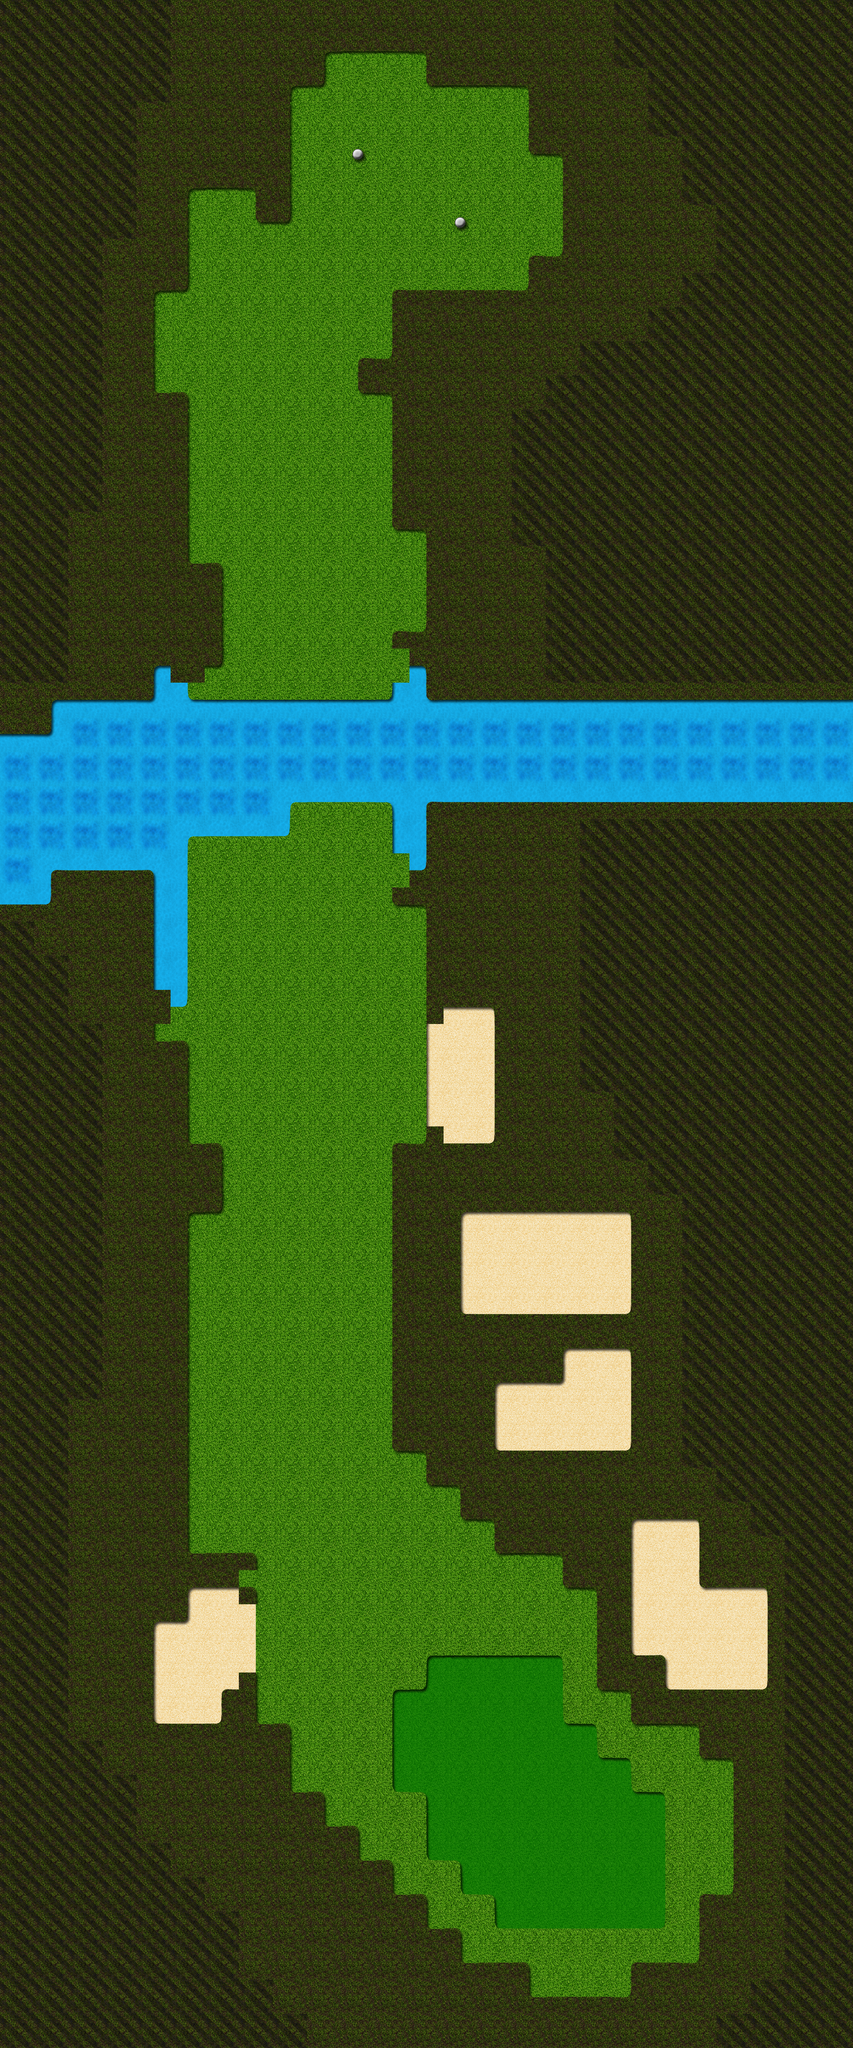

Rendered tile map (Tiled .tmx) drawn with the repository's tilesets; below, a short description and the map source with its tile grids summarised:
An orthogonal 25x60 tile map with 64x64 px tiles, 1 tile layer (Tile Layer 1), 2 tilesets and 97 objects (Hole, Tee).

<map version="1.0" orientation="orthogonal" width="25" height="60" tilewidth="64" tileheight="64">
 <tileset firstgid="1" name="Golf" tilewidth="64" tileheight="64">
  <image source="tilemap.png" width="1024" height="1024" />
  <terraintypes>
   <terrain name="Rough" tile="0" />
   <terrain name="Fairway" tile="1" />
   <terrain name="Green" tile="16" />
   <terrain name="Bunker" tile="17" />
   <terrain name="Water" tile="19" />
  </terraintypes>
  <tile id="0" terrain="0,0,0,0" />
  <tile id="1" terrain="1,1,1,1" />
  <tile id="4" terrain="1,2,1,2" />
  <tile id="5" terrain="2,1,2,1" />
  <tile id="6" terrain="1,1,1,2" />
  <tile id="7" terrain="1,1,2,1" />
  <tile id="16" terrain="2,2,2,2" />
  <tile id="17" terrain="3,3,3,3" />
  <tile id="19" terrain="4,4,4,4" />
  <tile id="20" terrain="2,2,1,1" />
  <tile id="21" terrain="1,1,2,2" />
  <tile id="22" terrain="1,2,1,1" />
  <tile id="23" terrain="2,1,1,1" />
  <tile id="32" terrain="1,1,1,3" />
  <tile id="33" terrain="1,1,3,1" />
  <tile id="34" terrain="3,3,3,1" />
  <tile id="35" terrain="3,3,1,3" />
  <tile id="44" terrain="1,3,1,3" />
  <tile id="45" terrain="3,1,3,1" />
  <tile id="46" terrain="1,1,1,4" />
  <tile id="47" terrain="1,1,4,1" />
  <tile id="48" terrain="1,3,1,1" />
  <tile id="49" terrain="3,1,1,1" />
  <tile id="50" terrain="3,1,3,3" />
  <tile id="51" terrain="1,3,3,3" />
  <tile id="60" terrain="3,3,1,1" />
  <tile id="61" terrain="1,1,3,3" />
  <tile id="62" terrain="1,4,1,1" />
  <tile id="63" terrain="4,1,1,1" />
  <tile id="64" terrain="4,4,4,1" />
  <tile id="65" terrain="4,4,1,4" />
  <tile id="74" terrain="1,4,1,4" />
  <tile id="75" terrain="4,1,4,1" />
  <tile id="76" terrain="0,0,0,1" />
  <tile id="77" terrain="0,0,1,0" />
  <tile id="78" terrain="1,1,1,0" />
  <tile id="79" terrain="1,1,0,1" />
  <tile id="80" terrain="4,1,4,4" />
  <tile id="81" terrain="1,4,4,4" />
  <tile id="90" terrain="4,4,1,1" />
  <tile id="91" terrain="1,1,4,4" />
  <tile id="92" terrain="0,1,0,0" />
  <tile id="93" terrain="1,0,0,0" />
  <tile id="94" terrain="1,0,1,1" />
  <tile id="95" terrain="0,1,1,1" />
  <tile id="104" terrain="0,1,0,1" />
  <tile id="105" terrain="1,0,1,0" />
  <tile id="106" terrain="3,3,3,0" />
  <tile id="107" terrain="3,3,0,3" />
  <tile id="108" terrain="0,0,0,3" />
  <tile id="109" terrain="0,0,3,0" />
  <tile id="120" terrain="1,1,0,0" />
  <tile id="121" terrain="0,0,1,1" />
  <tile id="122" terrain="3,0,3,3" />
  <tile id="123" terrain="0,3,3,3" />
  <tile id="124" terrain="0,3,0,0" />
  <tile id="125" terrain="3,0,0,0" />
  <tile id="134" terrain="0,3,0,3" />
  <tile id="135" terrain="3,0,3,0" />
  <tile id="136" terrain="0,0,0,4" />
  <tile id="137" terrain="0,0,4,0" />
  <tile id="138" terrain="4,4,4,0" />
  <tile id="139" terrain="4,4,0,4" />
  <tile id="150" terrain="3,3,0,0" />
  <tile id="151" terrain="0,0,3,3" />
  <tile id="152" terrain="0,4,0,0" />
  <tile id="153" terrain="4,0,0,0" />
  <tile id="154" terrain="4,0,4,4" />
  <tile id="155" terrain="0,4,4,4" />
  <tile id="164" terrain="0,4,0,4" />
  <tile id="165" terrain="4,0,4,0" />
  <tile id="166" terrain="2,2,2,1" />
  <tile id="167" terrain="2,2,1,2" />
  <tile id="180" terrain="4,4,0,0" />
  <tile id="181" terrain="0,0,4,4" />
  <tile id="182" terrain="2,1,2,2" />
  <tile id="183" terrain="1,2,2,2" />
 </tileset>
 <tileset firstgid="257" name="Trees" tilewidth="256" tileheight="256">
  <image source="tree_tiles.png" width="512" height="512" />
 </tileset>
 <layer name="Tile Layer 1" width="25" height="60">
  <data>[1500 cells, 1500 non-empty, 64 distinct tile ids]</data>
 </layer>
 <objectgroup name="Object Layer 1" width="25" height="60">
  <object name="Hole" x="1022" y="3455">
   <ellipse />
  </object>
  <object name="Tee" x="762" y="354">
   <ellipse />
  </object>
 </objectgroup>
 <objectgroup name="Object Layer 2" width="25" height="60">
  <object gid="257" x="98" y="3014" />
  <object gid="257" x="20" y="2656" />
  <object gid="257" x="110" y="2460" />
  <object gid="257" x="-6" y="2078" />
  <object gid="257" x="1010" y="1734" />
  <object gid="257" x="930" y="1934" />
  <object gid="257" x="1010" y="2128" />
  <object gid="257" x="1254" y="2086" />
  <object gid="257" x="1284" y="1796" />
  <object gid="257" x="1224" y="2420" />
  <object gid="257" x="1370" y="2554" />
  <object gid="257" x="1286" y="2846" />
  <object gid="257" x="1388" y="3590" />
  <object gid="257" x="1356" y="3946" />
  <object gid="257" x="678" y="3896" />
  <object gid="257" x="346" y="3728" />
  <object gid="257" x="228" y="3500" />
  <object gid="257" x="908" y="1254" />
  <object gid="257" x="826" y="934" />
  <object gid="257" x="1130" y="822" />
  <object gid="257" x="1256" y="794" />
  <object gid="257" x="1170" y="1198" />
  <object gid="257" x="1390" y="1060" />
  <object gid="257" x="1274" y="482" />
  <object gid="257" x="1194" y="296" />
  <object gid="257" x="154" y="200" />
  <object gid="257" x="12" y="494" />
  <object gid="257" x="64" y="792" />
  <object gid="257" x="-18" y="1044" />
  <object gid="257" x="-42" y="1302" />
  <object gid="258" x="60" y="1202" />
  <object gid="258" x="-22" y="882" />
  <object gid="258" x="96" y="338" />
  <object gid="258" x="1364" y="260" />
  <object gid="258" x="1284" y="644" />
  <object gid="258" x="1380" y="852" />
  <object gid="258" x="1106" y="1058" />
  <object gid="258" x="1072" y="1288" />
  <object gid="258" x="1372" y="1294" />
  <object gid="258" x="1126" y="1906" />
  <object gid="258" x="1360" y="2062" />
  <object gid="258" x="1338" y="2316" />
  <object gid="258" x="1126" y="2292" />
  <object gid="258" x="1176" y="2678" />
  <object gid="258" x="1386" y="3092" />
  <object gid="258" x="1430" y="3422" />
  <object gid="258" x="242" y="3894" />
  <object gid="258" x="6" y="3694" />
  <object gid="258" x="-34" y="3294" />
  <object gid="258" x="-2" y="2878" />
  <object gid="258" x="-2" y="2472" />
  <object gid="258" x="48" y="1970" />
  <object gid="259" x="986" y="996" />
  <object gid="259" x="1258" y="1114" />
  <object gid="259" x="1410" y="524" />
  <object gid="259" x="1268" y="160" />
  <object gid="259" x="-6" y="192" />
  <object gid="259" x="20" y="644" />
  <object gid="259" x="1282" y="1922" />
  <object gid="259" x="1048" y="2004" />
  <object gid="259" x="1268" y="2228" />
  <object gid="259" x="1258" y="2554" />
  <object gid="259" x="1366" y="2776" />
  <object gid="259" x="1424" y="3274" />
  <object gid="259" x="1330" y="3778" />
  <object gid="259" x="498" y="3910" />
  <object gid="259" x="180" y="3696" />
  <object gid="259" x="92" y="3816" />
  <object gid="259" x="-64" y="3482" />
  <object gid="259" x="-54" y="3058" />
  <object gid="259" x="-104" y="2738" />
  <object gid="259" x="-6" y="2312" />
  <object gid="259" x="-62" y="1998" />
  <object gid="259" x="46" y="1340" />
  <object gid="260" x="-50" y="1152" />
  <object gid="260" x="-76" y="372" />
  <object gid="260" x="1198" y="956" />
  <object gid="260" x="1022" y="1194" />
  <object gid="260" x="808" y="1098" />
  <object gid="260" x="1104" y="646" />
  <object gid="260" x="1412" y="704" />
  <object gid="260" x="1096" y="170" />
  <object gid="260" x="1174" y="1768" />
  <object gid="260" x="1186" y="2088" />
  <object gid="260" x="1434" y="2410" />
  <object gid="260" x="1188" y="2814" />
  <object gid="260" x="1420" y="2930" />
  <object gid="260" x="1414" y="3818" />
  <object gid="260" x="1198" y="3888" />
  <object gid="260" x="398" y="3886" />
  <object gid="260" x="-14" y="3886" />
  <object gid="260" x="48" y="3562" />
  <object gid="260" x="-2" y="3142" />
  <object gid="260" x="-70" y="2582" />
  <object gid="260" x="-72" y="2166" />
 </objectgroup>
</map>
